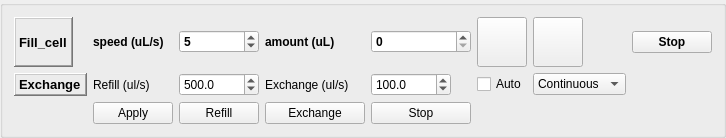
              <widget class="QGroupBox" name="groupBox_2">
               <property name="sizePolicy">
                <sizepolicy hsizetype="Minimum" vsizetype="Fixed">
                 <horstretch>0</horstretch>
                 <verstretch>0</verstretch>
                </sizepolicy>
               </property>
               <property name="maximumSize">
                <size>
                 <width>16777215</width>
                 <height>7000</height>
                </size>
               </property>
               <property name="font">
                <font>
                 <weight>75</weight>
                 <bold>true</bold>
                </font>
               </property>
               <property name="title">
                <string/>
               </property>
               <layout class="QGridLayout" name="gridLayout_2">
                <item row="1" column="1">
                 <widget class="QLabel" name="label_43">
                  <property name="sizePolicy">
                   <sizepolicy hsizetype="Fixed" vsizetype="Preferred">
                    <horstretch>0</horstretch>
                    <verstretch>0</verstretch>
                   </sizepolicy>
                  </property>
                  <property name="font">
                   <font>
                    <weight>50</weight>
                    <bold>false</bold>
                   </font>
                  </property>
                  <property name="text">
                   <string>Refill (ul/s)</string>
                  </property>
                 </widget>
                </item>
                <item row="1" column="3">
                 <widget class="QDoubleSpinBox" name="doubleSpinBox_premotion_speed">
                  <property name="sizePolicy">
                   <sizepolicy hsizetype="Fixed" vsizetype="Fixed">
                    <horstretch>0</horstretch>
                    <verstretch>0</verstretch>
                   </sizepolicy>
                  </property>
                  <property name="minimumSize">
                   <size>
                    <width>80</width>
                    <height>0</height>
                   </size>
                  </property>
                  <property name="font">
                   <font>
                    <weight>50</weight>
                    <bold>false</bold>
                   </font>
                  </property>
                  <property name="decimals">
                   <number>1</number>
                  </property>
                  <property name="maximum">
                   <double>1000.000000000000000</double>
                  </property>
                  <property name="singleStep">
                   <double>1.000000000000000</double>
                  </property>
                  <property name="value">
                   <double>500.000000000000000</double>
                  </property>
                 </widget>
                </item>
                <item row="0" column="1">
                 <widget class="QLabel" name="label_3">
                  <property name="sizePolicy">
                   <sizepolicy hsizetype="Fixed" vsizetype="Preferred">
                    <horstretch>0</horstretch>
                    <verstretch>0</verstretch>
                   </sizepolicy>
                  </property>
                  <property name="text">
                   <string>speed (uL/s)</string>
                  </property>
                 </widget>
                </item>
                <item row="0" column="8">
                 <widget class="QPushButton" name="pushButton_dispense_init_mode">
                  <property name="sizePolicy">
                   <sizepolicy hsizetype="Fixed" vsizetype="Fixed">
                    <horstretch>0</horstretch>
                    <verstretch>0</verstretch>
                   </sizepolicy>
                  </property>
                  <property name="minimumSize">
                   <size>
                    <width>50</width>
                    <height>50</height>
                   </size>
                  </property>
                  <property name="maximumSize">
                   <size>
                    <width>50</width>
                    <height>50</height>
                   </size>
                  </property>
                  <property name="font">
                   <font>
                    <weight>50</weight>
                    <bold>false</bold>
                   </font>
                  </property>
                  <property name="text">
                   <string/>
                  </property>
                 </widget>
                </item>
                <item row="0" column="3">
                 <widget class="QSpinBox" name="spinBox_speed">
                  <property name="maximum">
                   <number>1000</number>
                  </property>
                  <property name="value">
                   <number>5</number>
                  </property>
                 </widget>
                </item>
                <item row="1" column="4">
                 <widget class="QLabel" name="label">
                  <property name="sizePolicy">
                   <sizepolicy hsizetype="Fixed" vsizetype="Preferred">
                    <horstretch>0</horstretch>
                    <verstretch>0</verstretch>
                   </sizepolicy>
                  </property>
                  <property name="font">
                   <font>
                    <weight>50</weight>
                    <bold>false</bold>
                   </font>
                  </property>
                  <property name="text">
                   <string>Exchange (ul/s)</string>
                  </property>
                 </widget>
                </item>
                <item row="0" column="7">
                 <widget class="QPushButton" name="pushButton_fill_init_mode">
                  <property name="sizePolicy">
                   <sizepolicy hsizetype="Fixed" vsizetype="Fixed">
                    <horstretch>0</horstretch>
                    <verstretch>0</verstretch>
                   </sizepolicy>
                  </property>
                  <property name="minimumSize">
                   <size>
                    <width>50</width>
                    <height>50</height>
                   </size>
                  </property>
                  <property name="maximumSize">
                   <size>
                    <width>50</width>
                    <height>50</height>
                   </size>
                  </property>
                  <property name="font">
                   <font>
                    <weight>50</weight>
                    <bold>false</bold>
                   </font>
                  </property>
                  <property name="toolTip">
                   <string notr="true" comment="hello" extracomment="hello"/>
                  </property>
                  <property name="toolTipDuration">
                   <number>4000</number>
                  </property>
                  <property name="statusTip">
                   <string extracomment="hello"/>
                  </property>
                  <property name="whatsThis">
                   <string extracomment="hello"/>
                  </property>
                  <property name="text">
                   <string/>
                  </property>
                 </widget>
                </item>
                <item row="0" column="5">
                 <widget class="QSpinBox" name="spinBox_amount">
                  <property name="maximum">
                   <number>10000</number>
                  </property>
                 </widget>
                </item>
                <item row="0" column="4">
                 <widget class="QLabel" name="label_46">
                  <property name="text">
                   <string>amount (uL)</string>
                  </property>
                 </widget>
                </item>
                <item row="1" column="5">
                 <widget class="QDoubleSpinBox" name="doubleSpinBox">
                  <property name="sizePolicy">
                   <sizepolicy hsizetype="Fixed" vsizetype="Fixed">
                    <horstretch>0</horstretch>
                    <verstretch>0</verstretch>
                   </sizepolicy>
                  </property>
                  <property name="minimumSize">
                   <size>
                    <width>80</width>
                    <height>0</height>
                   </size>
                  </property>
                  <property name="maximumSize">
                   <size>
                    <width>80</width>
                    <height>16777215</height>
                   </size>
                  </property>
                  <property name="font">
                   <font>
                    <weight>50</weight>
                    <bold>false</bold>
                   </font>
                  </property>
                  <property name="decimals">
                   <number>1</number>
                  </property>
                  <property name="maximum">
                   <double>5000.000000000000000</double>
                  </property>
                  <property name="singleStep">
                   <double>1.000000000000000</double>
                  </property>
                  <property name="value">
                   <double>100.000000000000000</double>
                  </property>
                 </widget>
                </item>
                <item row="0" column="0">
                 <widget class="QLabel" name="label_14">
                  <property name="sizePolicy">
                   <sizepolicy hsizetype="Fixed" vsizetype="Preferred">
                    <horstretch>0</horstretch>
                    <verstretch>0</verstretch>
                   </sizepolicy>
                  </property>
                  <property name="font">
                   <font>
                    <pointsize>10</pointsize>
                    <weight>75</weight>
                    <bold>true</bold>
                    <strikeout>false</strikeout>
                   </font>
                  </property>
                  <property name="frameShape">
                   <enum>QFrame::WinPanel</enum>
                  </property>
                  <property name="frameShadow">
                   <enum>QFrame::Raised</enum>
                  </property>
                  <property name="text">
                   <string>Fill_cell</string>
                  </property>
                 </widget>
                </item>
                <item row="1" column="0">
                 <widget class="QLabel" name="label_23">
                  <property name="sizePolicy">
                   <sizepolicy hsizetype="Fixed" vsizetype="Preferred">
                    <horstretch>0</horstretch>
                    <verstretch>0</verstretch>
                   </sizepolicy>
                  </property>
                  <property name="font">
                   <font>
                    <pointsize>10</pointsize>
                    <weight>75</weight>
                    <bold>true</bold>
                   </font>
                  </property>
                  <property name="frameShape">
                   <enum>QFrame::WinPanel</enum>
                  </property>
                  <property name="frameShadow">
                   <enum>QFrame::Raised</enum>
                  </property>
                  <property name="text">
                   <string>Exchange</string>
                  </property>
                 </widget>
                </item>
                <item row="2" column="3">
                 <widget class="QPushButton" name="pushButton_start">
                  <property name="sizePolicy">
                   <sizepolicy hsizetype="Fixed" vsizetype="Fixed">
                    <horstretch>0</horstretch>
                    <verstretch>0</verstretch>
                   </sizepolicy>
                  </property>
                  <property name="font">
                   <font>
                    <weight>50</weight>
                    <bold>false</bold>
                   </font>
                  </property>
                  <property name="text">
                   <string>Refill</string>
                  </property>
                 </widget>
                </item>
                <item row="2" column="1">
                 <widget class="QPushButton" name="pushButton_2">
                  <property name="font">
                   <font>
                    <weight>50</weight>
                    <bold>false</bold>
                   </font>
                  </property>
                  <property name="text">
                   <string>Apply</string>
                  </property>
                 </widget>
                </item>
                <item row="1" column="7">
                 <widget class="QCheckBox" name="checkBox_auto">
                  <property name="font">
                   <font>
                    <weight>50</weight>
                    <bold>false</bold>
                   </font>
                  </property>
                  <property name="text">
                   <string>Auto</string>
                  </property>
                 </widget>
                </item>
                <item row="1" column="8">
                 <widget class="QComboBox" name="comboBox_exchange_mode">
                  <property name="sizePolicy">
                   <sizepolicy hsizetype="Fixed" vsizetype="Fixed">
                    <horstretch>0</horstretch>
                    <verstretch>0</verstretch>
                   </sizepolicy>
                  </property>
                  <property name="maximumSize">
                   <size>
                    <width>120</width>
                    <height>16777215</height>
                   </size>
                  </property>
                  <property name="font">
                   <font>
                    <weight>50</weight>
                    <bold>false</bold>
                   </font>
                  </property>
                  <item>
                   <property name="text">
                    <string>Continuous</string>
                   </property>
                  </item>
                  <item>
                   <property name="text">
                    <string>Intermittent</string>
                   </property>
                  </item>
                 </widget>
                </item>
                <item row="2" column="4">
                 <widget class="QPushButton" name="pushButton_exchange">
                  <property name="sizePolicy">
                   <sizepolicy hsizetype="Fixed" vsizetype="Fixed">
                    <horstretch>0</horstretch>
                    <verstretch>0</verstretch>
                   </sizepolicy>
                  </property>
                  <property name="minimumSize">
                   <size>
                    <width>100</width>
                    <height>0</height>
                   </size>
                  </property>
                  <property name="maximumSize">
                   <size>
                    <width>100</width>
                    <height>16777215</height>
                   </size>
                  </property>
                  <property name="font">
                   <font>
                    <weight>50</weight>
                    <bold>false</bold>
                   </font>
                  </property>
                  <property name="text">
                   <string>Exchange</string>
                  </property>
                 </widget>
                </item>
                <item row="2" column="5">
                 <widget class="QPushButton" name="pushButton_stop">
                  <property name="sizePolicy">
                   <sizepolicy hsizetype="Fixed" vsizetype="Fixed">
                    <horstretch>0</horstretch>
                    <verstretch>0</verstretch>
                   </sizepolicy>
                  </property>
                  <property name="minimumSize">
                   <size>
                    <width>100</width>
                    <height>0</height>
                   </size>
                  </property>
                  <property name="maximumSize">
                   <size>
                    <width>100</width>
                    <height>16777215</height>
                   </size>
                  </property>
                  <property name="font">
                   <font>
                    <weight>50</weight>
                    <bold>false</bold>
                   </font>
                  </property>
                  <property name="text">
                   <string>Stop</string>
                  </property>
                 </widget>
                </item>
                <item row="0" column="9">
                 <widget class="QPushButton" name="pushButton_stop_init_mode">
                  <property name="sizePolicy">
                   <sizepolicy hsizetype="Fixed" vsizetype="Fixed">
                    <horstretch>0</horstretch>
                    <verstretch>0</verstretch>
                   </sizepolicy>
                  </property>
                  <property name="text">
                   <string>Stop</string>
                  </property>
                 </widget>
                </item>
               </layout>
              </widget>
